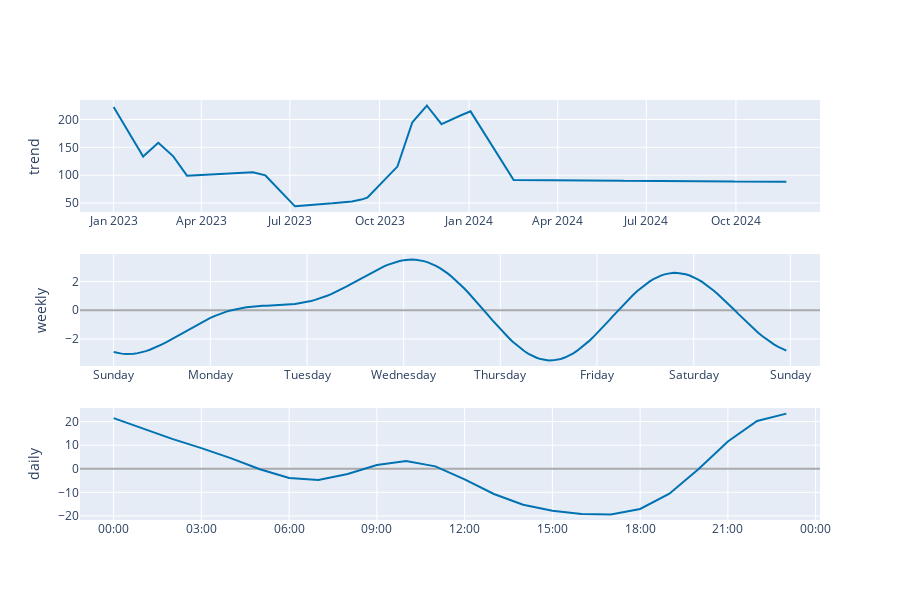

Source (notebook cell):
### Markdown cell above
"plot_components_plotly" creates interactive plots using Plotly, allowing for zooming and hovering over data points for more detailed exploration.

### Code cell
plot_components_plotly(model, forecast1)

### Figure 1 — Plotly figure (JSON) as saved in the notebook; plotly's stock layout.template omitted (floating-point values rounded to 4 significant figures; data arrays with more than 128 entries replaced by an {"elided": "..."} marker saying what was removed)
{"data": [{"line": {"color": "#0072B2", "width": 2}, "mode": "lines", "name": "trend", "type": "scatter", "x": {"elided": "15590 str values"}, "xaxis": "x", "y": {"elided": "15590 float values"}, "yaxis": "y"}, {"line": {"color": "#0072B2", "width": 2}, "mode": "lines", "name": "weekly", "type": "scatter", "x": {"elided": "168 str values"}, "xaxis": "x2", "y": {"elided": "168 float values"}, "yaxis": "y2"}, {"line": {"color": "#0072B2", "width": 2}, "mode": "lines", "name": "daily", "type": "scatter", "x": ["2017-01-01T00:00:00", "2017-01-01T01:00:00", "2017-01-01T02:00:00", "2017-01-01T03:00:00", "2017-01-01T04:00:00", "2017-01-01T05:00:00", "2017-01-01T06:00:00", "2017-01-01T07:00:00", "2017-01-01T08:00:00", "2017-01-01T09:00:00", "2017-01-01T10:00:00", "2017-01-01T11:00:00", "2017-01-01T12:00:00", "2017-01-01T13:00:00", "2017-01-01T14:00:00", "2017-01-01T15:00:00", "2017-01-01T16:00:00", "2017-01-01T17:00:00", "2017-01-01T18:00:00", "2017-01-01T19:00:00", "2017-01-01T20:00:00", "2017-01-01T21:00:00", "2017-01-01T22:00:00", "2017-01-01T23:00:00"], "xaxis": "x3", "y": [21.44, 17.08, 12.68, 8.743, 4.514, -0.181, -3.922, -4.738, -2.207, 1.575, 3.309, 1.012, -4.539, -10.71, -15.27, -17.82, -19.15, -19.35, -17.06, -10.57, -0.06323, 11.58, 20.26, 23.38], "yaxis": "y3"}], "layout": {"height": 600, "showlegend": false, "width": 900, "xaxis": {"anchor": "y", "domain": [0, 1], "range": ["2022-11-27T11:03:00", "2024-12-26T07:57:00"], "type": "date"}, "xaxis2": {"anchor": "y2", "domain": [0, 1], "range": ["2016-12-31T15:39:00", "2017-01-08T07:21:00"], "tickformat": "%A", "type": "date"}, "xaxis3": {"anchor": "y3", "domain": [0, 1], "range": ["2016-12-31T22:51:00", "2017-01-02T00:09:00"], "tickformat": "%H:%M", "type": "date"}, "yaxis": {"anchor": "x", "autorange": true, "domain": [0.7333, 1], "range": [33.98, 235.0], "rangemode": "normal", "title": {"text": "trend"}, "type": "linear", "zerolinecolor": "#AAA"}, "yaxis2": {"anchor": "x2", "autorange": true, "domain": [0.3667, 0.6333], "range": [-3.876, 3.907], "title": {"text": "weekly"}, "type": "linear", "zerolinecolor": "#AAA"}, "yaxis3": {"anchor": "x3", "autorange": true, "domain": [0, 0.2667], "range": [-21.72, 25.75], "title": {"text": "daily"}, "type": "linear", "zerolinecolor": "#AAA"}}}
